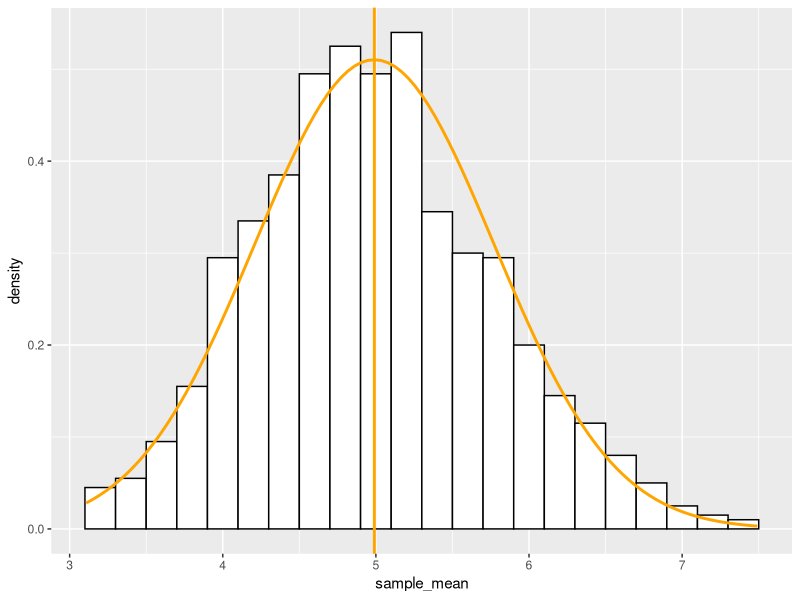
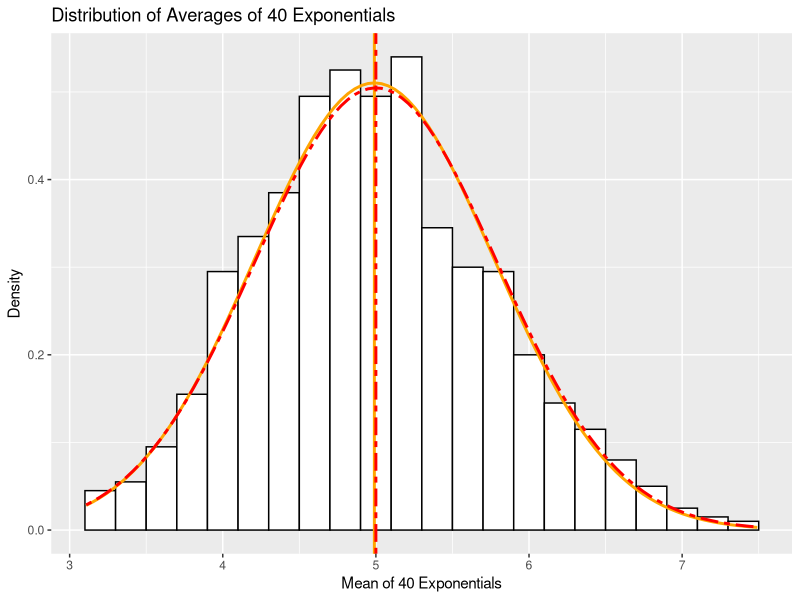

The R script that drew these images, in order:
## ---- chunk 1
library(ggplot2)
## ---- chunk 2
library(knitr)
## ---- chunk 3
set.seed(1)
## ---- chunk 4
lambda <- 0.2
n <- 40
sample_mean <- NULL
no_sim <- 1000 # Number of simulations
## ---- chunk 5
for (i in 1:no_sim) {
  sample_mean <- c(sample_mean, mean(rexp(n, lambda)))
} # 1000 means of 40 expotentials
head(sample_mean)
## ---- chunk 6
Sample_Mean <- mean(sample_mean) # Sample Mean
Sample_Mean
theoretical_mean <- 1/lambda ## Theoretical Mean is 5.
theoretical_mean
## ---- chunk 7
simulation_sd <- sd(sample_mean) # Sample standard deviation
simulation_var <- var(sample_mean) # Sample variation
theoretical_sd <- 1/lambda/sqrt(n) # Theoretical standard deviation
theoretical_var <- theoretical_sd^2 # Theoretical variation

Standard_Deviation <- c(simulation_sd, theoretical_sd)
Variance <- c(simulation_var, theoretical_var)
comparison <- cbind(Standard_Deviation, Variance)
rownames(comparison) <- c("Sample", "Theoretical")
comparison
## ---- chunk 8
df_sample_mean <- data.frame(sample_mean) # converting to a data frame
## ---- chunk 9
g1 <- ggplot(df_sample_mean, aes(sample_mean)) + 
  geom_histogram(binwidth = 0.2, aes(y = ..density..), fill = "white", col = "black") + 
  geom_vline(xintercept = Sample_Mean, size = 1, col = "orange") + 
  stat_function(fun = dnorm, args = list(mean = Sample_Mean, sd = simulation_sd), size = 1, col = "orange")
g1
## ---- chunk 10
g1 <- g1 + geom_vline(xintercept = theoretical_mean, size = 1, col = "red", linetype = "twodash") +
  stat_function(fun = dnorm, args = list(mean = theoretical_mean, sd = theoretical_sd), size = 1, col = "red", linetype = "twodash") +
  labs(x = "Mean of 40 Exponentials", y = "Density", title = "Distribution of Averages of 40 Exponentials")
g1
